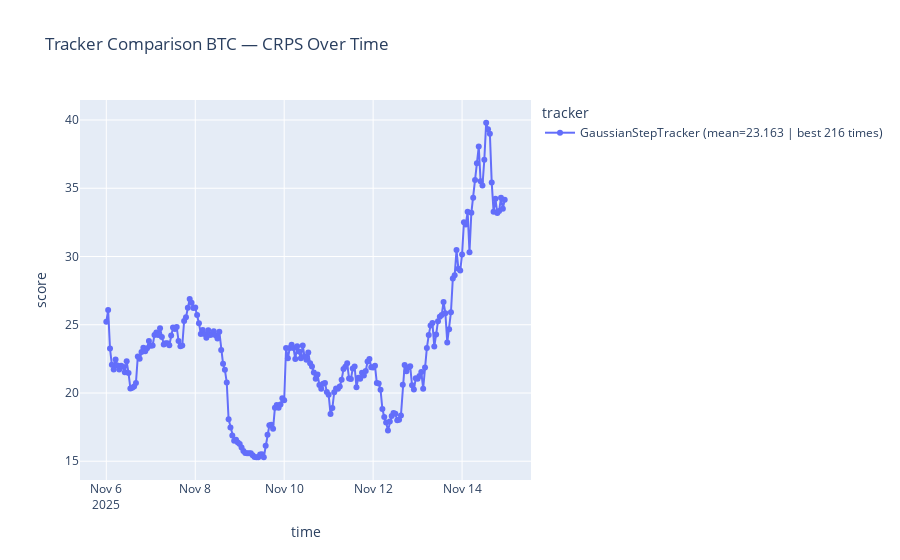

Notebook code for this chart:
### Code cell
plot_tracker_comparison(df_all, 'BTC')

### Figure 1 — Plotly figure (JSON) as saved in the notebook; plotly's stock layout.template omitted (floating-point values rounded to 4 significant figures; data arrays with more than 128 entries replaced by an {"elided": "..."} marker saying what was removed)
{"data": [{"hovertemplate": "tracker=GaussianStepTracker (mean=23.163 | best 216 times)<br>time=%{x}<br>score=%{y}<extra></extra>", "legendgroup": "GaussianStepTracker (mean=23.163 | best 216 times)", "line": {"color": "#636efa", "dash": "solid"}, "marker": {"symbol": "circle"}, "mode": "lines+markers", "name": "GaussianStepTracker (mean=23.163 | best 216 times)", "orientation": "v", "showlegend": true, "type": "scatter", "x": {"elided": "216 str values"}, "xaxis": "x", "y": {"elided": "216 float values"}, "yaxis": "y"}], "layout": {"hovermode": "x unified", "legend": {"title": {"text": "tracker"}, "tracegroupgap": 0}, "title": {"text": "Tracker Comparison BTC — CRPS Over Time"}, "xaxis": {"anchor": "y", "domain": [0, 1], "title": {"text": "time"}}, "yaxis": {"anchor": "x", "domain": [0, 1], "title": {"text": "score"}}}}
